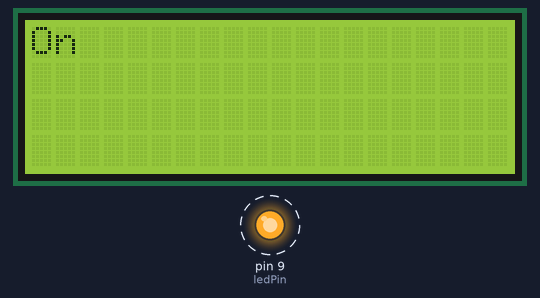
The sketch below on a simulated Arduino Uno, built with avr-gcc and run on an emulated ATmega328P. On the bench: 20×4 character LCD, output pins drawn as LEDs (lit = HIGH). Dashed ring = blinking.

Above: at 0.1 s.
At 1.1 s:
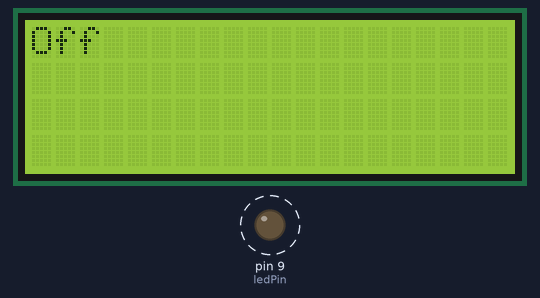
Timing chart, 0 to 130.0 s (numbered marks = the images above):
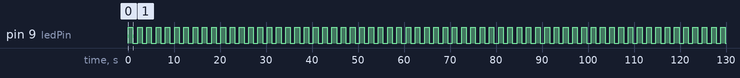

The sketch:

LCD_i2c_LED.ino
```cpp
//https://www.makerguides.com/character-i2c-lcd-arduino-tutorial/

#include <LiquidCrystal_I2C.h>
LiquidCrystal_I2C lcd = LiquidCrystal_I2C(0x27, 20, 4);

int ledPin=9;
void setup()
{
  pinMode(ledPin,OUTPUT);

lcd.init();
  lcd.backlight();
}
void loop()
{

  lcd.setCursor(0, 0);
  lcd.print("On");
  digitalWrite(ledPin,HIGH);
  delay(1000);
 lcd.clear();                 //NOTICE WHERE I PUT THE CLEAR()
  lcd.setCursor(0,0);
  lcd.print("Off");
  digitalWrite(ledPin,LOW);
  delay(1000);
lcd.clear();                   //NOTICE WHERE I PUT THE CLEAR()
}
```

Measured:
- by itself, pin 9 (ledPin): alternates HIGH for 1.0 s and LOW for 1.0 s
- by itself, everything shown: repeats every 2.0 s, in 3 steps
